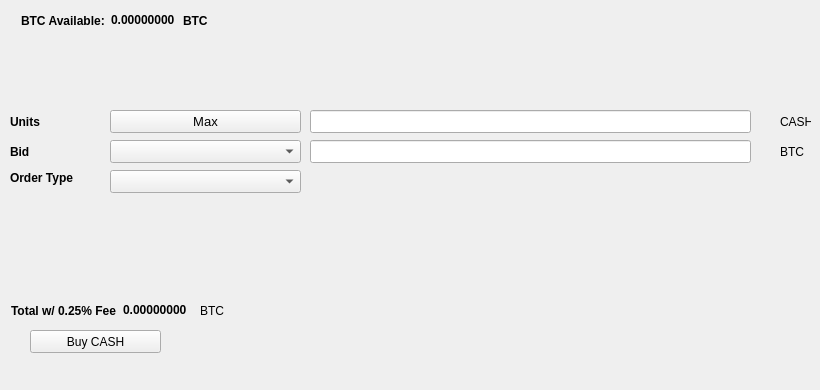
   <widget class="QWidget" name="BuyTab">
    <attribute name="title">
     <string>Buy</string>
    </attribute>
    <widget class="QPushButton" name="BuyCASH">
     <property name="geometry">
      <rect>
       <x>30</x>
       <y>330</y>
       <width>131</width>
       <height>23</height>
      </rect>
     </property>
     <property name="text">
      <string>Buy CASH</string>
     </property>
     <property name="icon">
      <iconset resource="../cashback.qrc">
       <normaloff>:/icons/bitcoin</normaloff>:/icons/bitcoin</iconset>
     </property>
    </widget>
    <widget class="QLabel" name="label_3">
     <property name="geometry">
      <rect>
       <x>10</x>
       <y>110</y>
       <width>46</width>
       <height>23</height>
      </rect>
     </property>
     <property name="font">
      <font>
       <weight>75</weight>
       <bold>true</bold>
      </font>
     </property>
     <property name="text">
      <string>Units</string>
     </property>
    </widget>
    <widget class="QLineEdit" name="UnitsInput">
     <property name="geometry">
      <rect>
       <x>310</x>
       <y>110</y>
       <width>441</width>
       <height>23</height>
      </rect>
     </property>
     <property name="font">
      <font>
       <pointsize>9</pointsize>
       <weight>75</weight>
       <bold>true</bold>
      </font>
     </property>
    </widget>
    <widget class="QLineEdit" name="BuyBidPriceEdit">
     <property name="geometry">
      <rect>
       <x>310</x>
       <y>140</y>
       <width>441</width>
       <height>23</height>
      </rect>
     </property>
     <property name="font">
      <font>
       <pointsize>9</pointsize>
       <weight>75</weight>
       <bold>true</bold>
      </font>
     </property>
    </widget>
    <widget class="QLabel" name="label_4">
     <property name="geometry">
      <rect>
       <x>780</x>
       <y>110</y>
       <width>31</width>
       <height>23</height>
      </rect>
     </property>
     <property name="text">
      <string>CASH</string>
     </property>
    </widget>
    <widget class="QLabel" name="label_5">
     <property name="geometry">
      <rect>
       <x>780</x>
       <y>140</y>
       <width>31</width>
       <height>23</height>
      </rect>
     </property>
     <property name="text">
      <string>BTC</string>
     </property>
    </widget>
    <widget class="QLabel" name="label_6">
     <property name="geometry">
      <rect>
       <x>10</x>
       <y>140</y>
       <width>46</width>
       <height>23</height>
      </rect>
     </property>
     <property name="font">
      <font>
       <weight>75</weight>
       <bold>true</bold>
      </font>
     </property>
     <property name="text">
      <string>Bid</string>
     </property>
    </widget>
    <widget class="QLabel" name="label_7">
     <property name="geometry">
      <rect>
       <x>10</x>
       <y>170</y>
       <width>91</width>
       <height>16</height>
      </rect>
     </property>
     <property name="font">
      <font>
       <weight>75</weight>
       <bold>true</bold>
      </font>
     </property>
     <property name="text">
      <string>Order Type</string>
     </property>
    </widget>
    <widget class="QPushButton" name="Buy_Max_Amount">
     <property name="geometry">
      <rect>
       <x>110</x>
       <y>110</y>
       <width>191</width>
       <height>23</height>
      </rect>
     </property>
     <property name="font">
      <font>
       <pointsize>10</pointsize>
      </font>
     </property>
     <property name="text">
      <string>Max</string>
     </property>
    </widget>
    <widget class="QComboBox" name="BuyBidcomboBox">
     <property name="geometry">
      <rect>
       <x>110</x>
       <y>140</y>
       <width>191</width>
       <height>23</height>
      </rect>
     </property>
     <property name="font">
      <font>
       <pointsize>10</pointsize>
      </font>
     </property>
    </widget>
    <widget class="QComboBox" name="buyOrdertypeCombo">
     <property name="geometry">
      <rect>
       <x>110</x>
       <y>170</y>
       <width>191</width>
       <height>23</height>
      </rect>
     </property>
     <property name="font">
      <font>
       <pointsize>10</pointsize>
      </font>
     </property>
    </widget>
    <widget class="QWidget" name="layoutWidget1">
     <property name="geometry">
      <rect>
       <x>21</x>
       <y>11</y>
       <width>227</width>
       <height>19</height>
      </rect>
     </property>
     <layout class="QHBoxLayout" name="horizontalLayout_3">
      <item>
       <widget class="QLabel" name="label232">
        <property name="font">
         <font>
          <weight>75</weight>
          <bold>true</bold>
         </font>
        </property>
        <property name="text">
         <string>BTC Available:</string>
        </property>
       </widget>
      </item>
      <item>
       <widget class="QLabel" name="BtcAvailableLbl">
        <property name="palette">
         <palette>
          <active>
           <colorrole role="WindowText">
            <brush brushstyle="SolidPattern">
             <color alpha="255">
              <red>0</red>
              <green>0</green>
              <blue>0</blue>
             </color>
            </brush>
           </colorrole>
           <colorrole role="Button">
            <brush brushstyle="SolidPattern">
             <color alpha="255">
              <red>0</red>
              <green>170</green>
              <blue>0</blue>
             </color>
            </brush>
           </colorrole>
           <colorrole role="Light">
            <brush brushstyle="SolidPattern">
             <color alpha="255">
              <red>0</red>
              <green>255</green>
              <blue>0</blue>
             </color>
            </brush>
           </colorrole>
           <colorrole role="Midlight">
            <brush brushstyle="SolidPattern">
             <color alpha="255">
              <red>0</red>
              <green>212</green>
              <blue>0</blue>
             </color>
            </brush>
           </colorrole>
           <colorrole role="Dark">
            <brush brushstyle="SolidPattern">
             <color alpha="255">
              <red>0</red>
              <green>85</green>
              <blue>0</blue>
             </color>
            </brush>
           </colorrole>
           <colorrole role="Mid">
            <brush brushstyle="SolidPattern">
             <color alpha="255">
              <red>0</red>
              <green>113</green>
              <blue>0</blue>
             </color>
            </brush>
           </colorrole>
           <colorrole role="Text">
            <brush brushstyle="SolidPattern">
             <color alpha="255">
              <red>0</red>
              <green>170</green>
              <blue>0</blue>
             </color>
            </brush>
           </colorrole>
           <colorrole role="BrightText">
            <brush brushstyle="SolidPattern">
             <color alpha="255">
              <red>255</red>
              <green>255</green>
              <blue>255</blue>
             </color>
            </brush>
           </colorrole>
           <colorrole role="ButtonText">
            <brush brushstyle="SolidPattern">
             <color alpha="255">
              <red>0</red>
              <green>0</green>
              <blue>0</blue>
             </color>
            </brush>
           </colorrole>
           <colorrole role="Base">
            <brush brushstyle="SolidPattern">
             <color alpha="255">
              <red>255</red>
              <green>255</green>
              <blue>255</blue>
             </color>
            </brush>
           </colorrole>
           <colorrole role="Window">
            <brush brushstyle="SolidPattern">
             <color alpha="255">
              <red>0</red>
              <green>170</green>
              <blue>0</blue>
             </color>
            </brush>
           </colorrole>
           <colorrole role="Shadow">
            <brush brushstyle="SolidPattern">
             <color alpha="255">
              <red>0</red>
              <green>0</green>
              <blue>0</blue>
             </color>
            </brush>
           </colorrole>
           <colorrole role="AlternateBase">
            <brush brushstyle="SolidPattern">
             <color alpha="255">
              <red>127</red>
              <green>212</green>
              <blue>127</blue>
             </color>
            </brush>
           </colorrole>
           <colorrole role="ToolTipBase">
            <brush brushstyle="SolidPattern">
             <color alpha="255">
              <red>255</red>
              <green>255</green>
              <blue>220</blue>
             </color>
            </brush>
           </colorrole>
           <colorrole role="ToolTipText">
            <brush brushstyle="SolidPattern">
             <color alpha="255">
              <red>0</red>
              <green>0</green>
              <blue>0</blue>
             </color>
            </brush>
           </colorrole>
          </active>
          <inactive>
           <colorrole role="WindowText">
            <brush brushstyle="SolidPattern">
             <color alpha="255">
              <red>0</red>
              <green>0</green>
              <blue>0</blue>
             </color>
            </brush>
           </colorrole>
           <colorrole role="Button">
            <brush brushstyle="SolidPattern">
             <color alpha="255">
              <red>0</red>
              <green>170</green>
              <blue>0</blue>
             </color>
            </brush>
           </colorrole>
           <colorrole role="Light">
            <brush brushstyle="SolidPattern">
             <color alpha="255">
              <red>0</red>
              <green>255</green>
              <blue>0</blue>
             </color>
            </brush>
           </colorrole>
           <colorrole role="Midlight">
            <brush brushstyle="SolidPattern">
             <color alpha="255">
              <red>0</red>
              <green>212</green>
              <blue>0</blue>
             </color>
            </brush>
           </colorrole>
           <colorrole role="Dark">
            <brush brushstyle="SolidPattern">
             <color alpha="255">
              <red>0</red>
              <green>85</green>
              <blue>0</blue>
             </color>
            </brush>
           </colorrole>
           <colorrole role="Mid">
            <brush brushstyle="SolidPattern">
             <color alpha="255">
              <red>0</red>
              <green>113</green>
              <blue>0</blue>
             </color>
            </brush>
           </colorrole>
           <colorrole role="Text">
            <brush brushstyle="SolidPattern">
             <color alpha="255">
              <red>0</red>
              <green>170</green>
              <blue>0</blue>
             </color>
            </brush>
           </colorrole>
           <colorrole role="BrightText">
            <brush brushstyle="SolidPattern">
             <color alpha="255">
              <red>255</red>
              <green>255</green>
              <blue>255</blue>
             </color>
            </brush>
           </colorrole>
           <colorrole role="ButtonText">
            <brush brushstyle="SolidPattern">
             <color alpha="255">
              <red>0</red>
              <green>0</green>
              <blue>0</blue>
             </color>
            </brush>
           </colorrole>
           <colorrole role="Base">
            <brush brushstyle="SolidPattern">
             <color alpha="255">
              <red>255</red>
              <green>255</green>
              <blue>255</blue>
             </color>
            </brush>
           </colorrole>
           <colorrole role="Window">
            <brush brushstyle="SolidPattern">
             <color alpha="255">
              <red>0</red>
              <green>170</green>
              <blue>0</blue>
             </color>
            </brush>
           </colorrole>
           <colorrole role="Shadow">
            <brush brushstyle="SolidPattern">
             <color alpha="255">
              <red>0</red>
              <green>0</green>
              <blue>0</blue>
             </color>
            </brush>
           </colorrole>
           <colorrole role="AlternateBase">
            <brush brushstyle="SolidPattern">
             <color alpha="255">
              <red>127</red>
              <green>212</green>
              <blue>127</blue>
             </color>
            </brush>
           </colorrole>
           <colorrole role="ToolTipBase">
            <brush brushstyle="SolidPattern">
             <color alpha="255">
              <red>255</red>
              <green>255</green>
              <blue>220</blue>
             </color>
            </brush>
           </colorrole>
           <colorrole role="ToolTipText">
            <brush brushstyle="SolidPattern">
             <color alpha="255">
              <red>0</red>
              <green>0</green>
              <blue>0</blue>
             </color>
            </brush>
           </colorrole>
          </inactive>
          <disabled>
           <colorrole role="WindowText">
            <brush brushstyle="SolidPattern">
             <color alpha="255">
              <red>0</red>
              <green>85</green>
              <blue>0</blue>
             </color>
            </brush>
           </colorrole>
           <colorrole role="Button">
            <brush brushstyle="SolidPattern">
             <color alpha="255">
              <red>0</red>
              <green>170</green>
              <blue>0</blue>
             </color>
            </brush>
           </colorrole>
           <colorrole role="Light">
            <brush brushstyle="SolidPattern">
             <color alpha="255">
              <red>0</red>
              <green>255</green>
              <blue>0</blue>
             </color>
            </brush>
           </colorrole>
           <colorrole role="Midlight">
            <brush brushstyle="SolidPattern">
             <color alpha="255">
              <red>0</red>
              <green>212</green>
              <blue>0</blue>
             </color>
            </brush>
           </colorrole>
           <colorrole role="Dark">
            <brush brushstyle="SolidPattern">
             <color alpha="255">
              <red>0</red>
              <green>85</green>
              <blue>0</blue>
             </color>
            </brush>
           </colorrole>
           <colorrole role="Mid">
            <brush brushstyle="SolidPattern">
             <color alpha="255">
              <red>0</red>
              <green>113</green>
              <blue>0</blue>
             </color>
            </brush>
           </colorrole>
           <colorrole role="Text">
            <brush brushstyle="SolidPattern">
             <color alpha="255">
              <red>0</red>
              <green>85</green>
              <blue>0</blue>
             </color>
            </brush>
           </colorrole>
           <colorrole role="BrightText">
            <brush brushstyle="SolidPattern">
             <color alpha="255">
              <red>255</red>
              <green>255</green>
              <blue>255</blue>
             </color>
            </brush>
           </colorrole>
           <colorrole role="ButtonText">
            <brush brushstyle="SolidPattern">
             <color alpha="255">
              <red>0</red>
              <green>85</green>
              <blue>0</blue>
             </color>
            </brush>
           </colorrole>
           <colorrole role="Base">
            <brush brushstyle="SolidPattern">
             <color alpha="255">
              <red>0</red>
              <green>170</green>
              <blue>0</blue>
             </color>
            </brush>
           </colorrole>
           <colorrole role="Window">
            <brush brushstyle="SolidPattern">
             <color alpha="255">
              <red>0</red>
              <green>170</green>
              <blue>0</blue>
             </color>
            </brush>
           </colorrole>
           <colorrole role="Shadow">
            <brush brushstyle="SolidPattern">
             <color alpha="255">
              <red>0</red>
              <green>0</green>
              <blue>0</blue>
             </color>
            </brush>
           </colorrole>
           <colorrole role="AlternateBase">
            <brush brushstyle="SolidPattern">
             <color alpha="255">
              <red>0</red>
              <green>170</green>
              <blue>0</blue>
             </color>
            </brush>
           </colorrole>
           <colorrole role="ToolTipBase">
            <brush brushstyle="SolidPattern">
             <color alpha="255">
              <red>255</red>
              <green>255</green>
              <blue>220</blue>
             </color>
            </brush>
           </colorrole>
           <colorrole role="ToolTipText">
            <brush brushstyle="SolidPattern">
             <color alpha="255">
              <red>0</red>
              <green>0</green>
              <blue>0</blue>
             </color>
            </brush>
           </colorrole>
          </disabled>
         </palette>
        </property>
        <property name="font">
         <font>
          <weight>75</weight>
          <bold>true</bold>
         </font>
        </property>
        <property name="text">
         <string>0.00000000</string>
        </property>
        <property name="textInteractionFlags">
         <set>Qt::LinksAccessibleByMouse|Qt::TextSelectableByKeyboard|Qt::TextSelectableByMouse</set>
        </property>
       </widget>
      </item>
      <item>
       <widget class="QLabel" name="BtcAvailableLbl_2">
        <property name="font">
         <font>
          <weight>75</weight>
          <bold>true</bold>
         </font>
        </property>
        <property name="text">
         <string>BTC</string>
        </property>
       </widget>
      </item>
     </layout>
    </widget>
    <widget class="QWidget" name="layoutWidge2">
     <property name="geometry">
      <rect>
       <x>11</x>
       <y>301</y>
       <width>259</width>
       <height>19</height>
      </rect>
     </property>
     <layout class="QHBoxLayout" name="horizontalLayout_4">
      <item>
       <widget class="QLabel" name="label_9">
        <property name="font">
         <font>
          <weight>75</weight>
          <bold>true</bold>
         </font>
        </property>
        <property name="text">
         <string>Total w/ 0.25% Fee</string>
        </property>
       </widget>
      </item>
      <item>
       <widget class="QLabel" name="BuyCostLabel">
        <property name="palette">
         <palette>
          <active>
           <colorrole role="WindowText">
            <brush brushstyle="SolidPattern">
             <color alpha="255">
              <red>0</red>
              <green>0</green>
              <blue>0</blue>
             </color>
            </brush>
           </colorrole>
           <colorrole role="Button">
            <brush brushstyle="SolidPattern">
             <color alpha="255">
              <red>0</red>
              <green>170</green>
              <blue>0</blue>
             </color>
            </brush>
           </colorrole>
           <colorrole role="Light">
            <brush brushstyle="SolidPattern">
             <color alpha="255">
              <red>0</red>
              <green>255</green>
              <blue>0</blue>
             </color>
            </brush>
           </colorrole>
           <colorrole role="Midlight">
            <brush brushstyle="SolidPattern">
             <color alpha="255">
              <red>0</red>
              <green>212</green>
              <blue>0</blue>
             </color>
            </brush>
           </colorrole>
           <colorrole role="Dark">
            <brush brushstyle="SolidPattern">
             <color alpha="255">
              <red>0</red>
              <green>85</green>
              <blue>0</blue>
             </color>
            </brush>
           </colorrole>
           <colorrole role="Mid">
            <brush brushstyle="SolidPattern">
             <color alpha="255">
              <red>0</red>
              <green>113</green>
              <blue>0</blue>
             </color>
            </brush>
           </colorrole>
           <colorrole role="Text">
            <brush brushstyle="SolidPattern">
             <color alpha="255">
              <red>0</red>
              <green>170</green>
              <blue>0</blue>
             </color>
            </brush>
           </colorrole>
           <colorrole role="BrightText">
            <brush brushstyle="SolidPattern">
             <color alpha="255">
              <red>255</red>
              <green>255</green>
              <blue>255</blue>
             </color>
            </brush>
           </colorrole>
           <colorrole role="ButtonText">
            <brush brushstyle="SolidPattern">
             <color alpha="255">
              <red>0</red>
              <green>0</green>
              <blue>0</blue>
             </color>
            </brush>
           </colorrole>
           <colorrole role="Base">
            <brush brushstyle="SolidPattern">
             <color alpha="255">
              <red>255</red>
              <green>255</green>
              <blue>255</blue>
             </color>
            </brush>
           </colorrole>
           <colorrole role="Window">
            <brush brushstyle="SolidPattern">
             <color alpha="255">
              <red>0</red>
              <green>170</green>
              <blue>0</blue>
             </color>
            </brush>
           </colorrole>
           <colorrole role="Shadow">
            <brush brushstyle="SolidPattern">
             <color alpha="255">
              <red>0</red>
              <green>0</green>
              <blue>0</blue>
             </color>
            </brush>
           </colorrole>
           <colorrole role="AlternateBase">
            <brush brushstyle="SolidPattern">
             <color alpha="255">
              <red>127</red>
              <green>212</green>
              <blue>127</blue>
             </color>
            </brush>
           </colorrole>
           <colorrole role="ToolTipBase">
            <brush brushstyle="SolidPattern">
             <color alpha="255">
              <red>255</red>
              <green>255</green>
              <blue>220</blue>
             </color>
            </brush>
           </colorrole>
           <colorrole role="ToolTipText">
            <brush brushstyle="SolidPattern">
             <color alpha="255">
              <red>0</red>
              <green>0</green>
              <blue>0</blue>
             </color>
            </brush>
           </colorrole>
          </active>
          <inactive>
           <colorrole role="WindowText">
            <brush brushstyle="SolidPattern">
             <color alpha="255">
              <red>0</red>
              <green>0</green>
              <blue>0</blue>
             </color>
            </brush>
           </colorrole>
           <colorrole role="Button">
            <brush brushstyle="SolidPattern">
             <color alpha="255">
              <red>0</red>
              <green>170</green>
              <blue>0</blue>
             </color>
            </brush>
           </colorrole>
           <colorrole role="Light">
            <brush brushstyle="SolidPattern">
             <color alpha="255">
              <red>0</red>
              <green>255</green>
              <blue>0</blue>
             </color>
            </brush>
           </colorrole>
           <colorrole role="Midlight">
            <brush brushstyle="SolidPattern">
             <color alpha="255">
              <red>0</red>
              <green>212</green>
              <blue>0</blue>
             </color>
            </brush>
           </colorrole>
           <colorrole role="Dark">
            <brush brushstyle="SolidPattern">
             <color alpha="255">
              <red>0</red>
              <green>85</green>
              <blue>0</blue>
             </color>
            </brush>
           </colorrole>
           <colorrole role="Mid">
            <brush brushstyle="SolidPattern">
             <color alpha="255">
              <red>0</red>
              <green>113</green>
              <blue>0</blue>
             </color>
            </brush>
           </colorrole>
           <colorrole role="Text">
            <brush brushstyle="SolidPattern">
             <color alpha="255">
              <red>0</red>
              <green>170</green>
              <blue>0</blue>
             </color>
            </brush>
           </colorrole>
           <colorrole role="BrightText">
            <brush brushstyle="SolidPattern">
             <color alpha="255">
              <red>255</red>
              <green>255</green>
              <blue>255</blue>
             </color>
            </brush>
           </colorrole>
           <colorrole role="ButtonText">
            <brush brushstyle="SolidPattern">
             <color alpha="255">
              <red>0</red>
              <green>0</green>
              <blue>0</blue>
             </color>
            </brush>
           </colorrole>
           <colorrole role="Base">
            <brush brushstyle="SolidPattern">
             <color alpha="255">
              <red>255</red>
              <green>255</green>
              <blue>255</blue>
             </color>
            </brush>
           </colorrole>
           <colorrole role="Window">
            <brush brushstyle="SolidPattern">
             <color alpha="255">
              <red>0</red>
              <green>170</green>
              <blue>0</blue>
             </color>
            </brush>
           </colorrole>
           <colorrole role="Shadow">
            <brush brushstyle="SolidPattern">
             <color alpha="255">
              <red>0</red>
              <green>0</green>
              <blue>0</blue>
             </color>
            </brush>
           </colorrole>
           <colorrole role="AlternateBase">
            <brush brushstyle="SolidPattern">
             <color alpha="255">
              <red>127</red>
              <green>212</green>
              <blue>127</blue>
             </color>
            </brush>
           </colorrole>
           <colorrole role="ToolTipBase">
            <brush brushstyle="SolidPattern">
             <color alpha="255">
              <red>255</red>
              <green>255</green>
              <blue>220</blue>
             </color>
            </brush>
           </colorrole>
           <colorrole role="ToolTipText">
            <brush brushstyle="SolidPattern">
             <color alpha="255">
              <red>0</red>
              <green>0</green>
              <blue>0</blue>
             </color>
            </brush>
           </colorrole>
          </inactive>
          <disabled>
           <colorrole role="WindowText">
            <brush brushstyle="SolidPattern">
             <color alpha="255">
              <red>0</red>
              <green>85</green>
              <blue>0</blue>
             </color>
            </brush>
           </colorrole>
           <colorrole role="Button">
            <brush brushstyle="SolidPattern">
             <color alpha="255">
              <red>0</red>
              <green>170</green>
              <blue>0</blue>
             </color>
            </brush>
           </colorrole>
           <colorrole role="Light">
            <brush brushstyle="SolidPattern">
             <color alpha="255">
              <red>0</red>
              <green>255</green>
              <blue>0</blue>
             </color>
            </brush>
           </colorrole>
           <colorrole role="Midlight">
            <brush brushstyle="SolidPattern">
             <color alpha="255">
              <red>0</red>
              <green>212</green>
              <blue>0</blue>
             </color>
            </brush>
           </colorrole>
           <colorrole role="Dark">
            <brush brushstyle="SolidPattern">
             <color alpha="255">
              <red>0</red>
              <green>85</green>
              <blue>0</blue>
             </color>
            </brush>
           </colorrole>
           <colorrole role="Mid">
            <brush brushstyle="SolidPattern">
             <color alpha="255">
              <red>0</red>
              <green>113</green>
              <blue>0</blue>
             </color>
            </brush>
           </colorrole>
           <colorrole role="Text">
            <brush brushstyle="SolidPattern">
             <color alpha="255">
              <red>0</red>
              <green>85</green>
              <blue>0</blue>
             </color>
            </brush>
           </colorrole>
           <colorrole role="BrightText">
            <brush brushstyle="SolidPattern">
             <color alpha="255">
              <red>255</red>
              <green>255</green>
              <blue>255</blue>
             </color>
            </brush>
           </colorrole>
           <colorrole role="ButtonText">
            <brush brushstyle="SolidPattern">
             <color alpha="255">
              <red>0</red>
              <green>85</green>
              <blue>0</blue>
             </color>
            </brush>
           </colorrole>
           <colorrole role="Base">
            <brush brushstyle="SolidPattern">
             <color alpha="255">
              <red>0</red>
              <green>170</green>
              <blue>0</blue>
             </color>
            </brush>
           </colorrole>
           <colorrole role="Window">
            <brush brushstyle="SolidPattern">
             <color alpha="255">
              <red>0</red>
              <green>170</green>
              <blue>0</blue>
             </color>
            </brush>
           </colorrole>
           <colorrole role="Shadow">
            <brush brushstyle="SolidPattern">
             <color alpha="255">
              <red>0</red>
              <green>0</green>
              <blue>0</blue>
             </color>
            </brush>
           </colorrole>
           <colorrole role="AlternateBase">
            <brush brushstyle="SolidPattern">
             <color alpha="255">
              <red>0</red>
              <green>170</green>
              <blue>0</blue>
             </color>
            </brush>
           </colorrole>
           <colorrole role="ToolTipBase">
            <brush brushstyle="SolidPattern">
             <color alpha="255">
              <red>255</red>
              <green>255</green>
              <blue>220</blue>
             </color>
            </brush>
           </colorrole>
           <colorrole role="ToolTipText">
            <brush brushstyle="SolidPattern">
             <color alpha="255">
              <red>0</red>
              <green>0</green>
              <blue>0</blue>
             </color>
            </brush>
           </colorrole>
          </disabled>
         </palette>
        </property>
        <property name="font">
         <font>
          <weight>75</weight>
          <bold>true</bold>
         </font>
        </property>
        <property name="autoFillBackground">
         <bool>false</bool>
        </property>
        <property name="text">
         <string>0.00000000</string>
        </property>
        <property name="textInteractionFlags">
         <set>Qt::LinksAccessibleByMouse|Qt::TextSelectableByMouse</set>
        </property>
       </widget>
      </item>
      <item>
       <widget class="QLabel" name="label_10">
        <property name="font">
         <font>
          <weight>50</weight>
          <bold>false</bold>
         </font>
        </property>
        <property name="text">
         <string>BTC</string>
        </property>
       </widget>
      </item>
     </layout>
    </widget>
    <widget class="QLabel" name="label_24">
     <property name="geometry">
      <rect>
       <x>460</x>
       <y>300</y>
       <width>281</width>
       <height>81</height>
      </rect>
     </property>
     <property name="text">
      <string/>
     </property>
     <property name="pixmap">
      <pixmap>:/images/bittrex</pixmap>
     </property>
    </widget>
   </widget>
